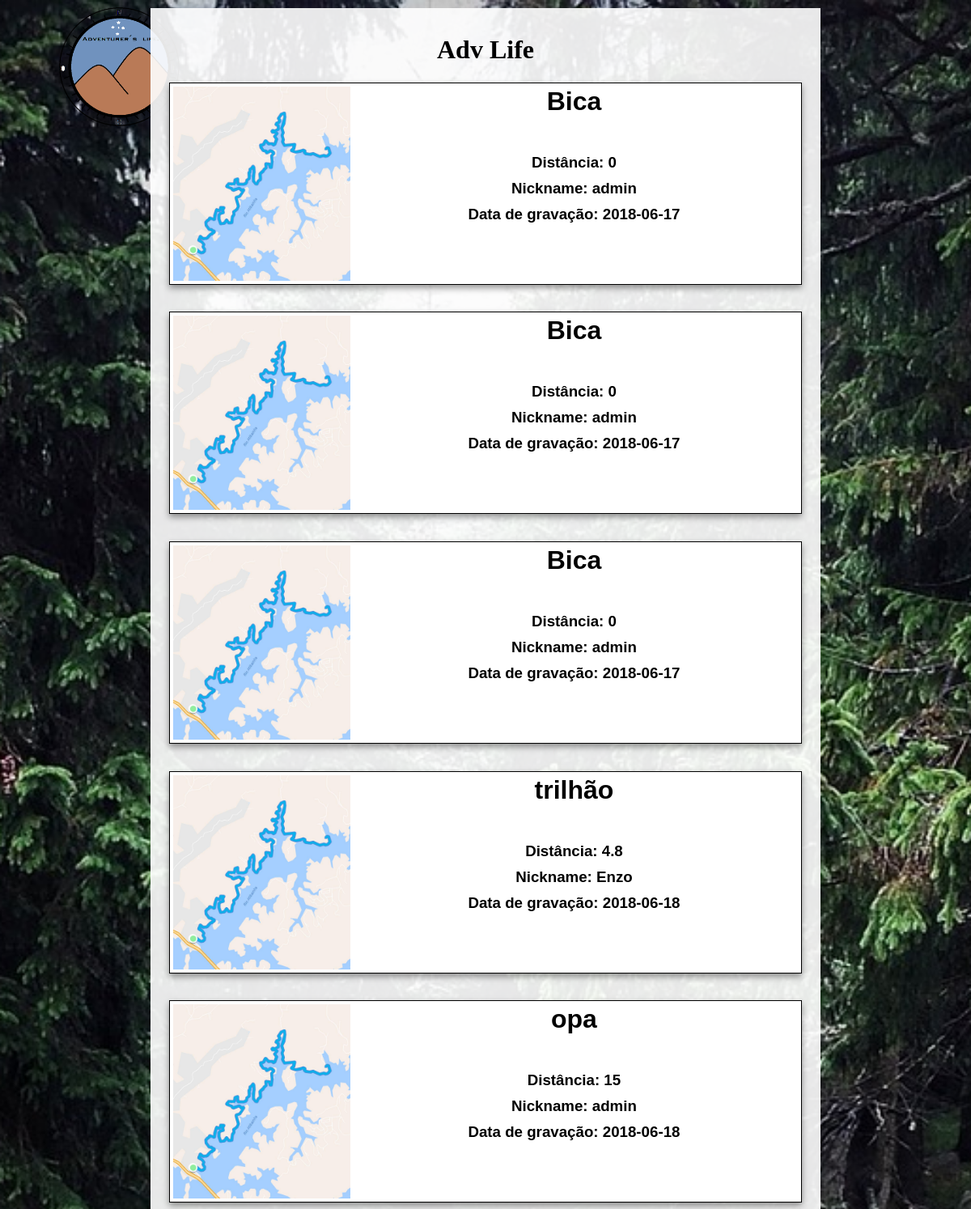
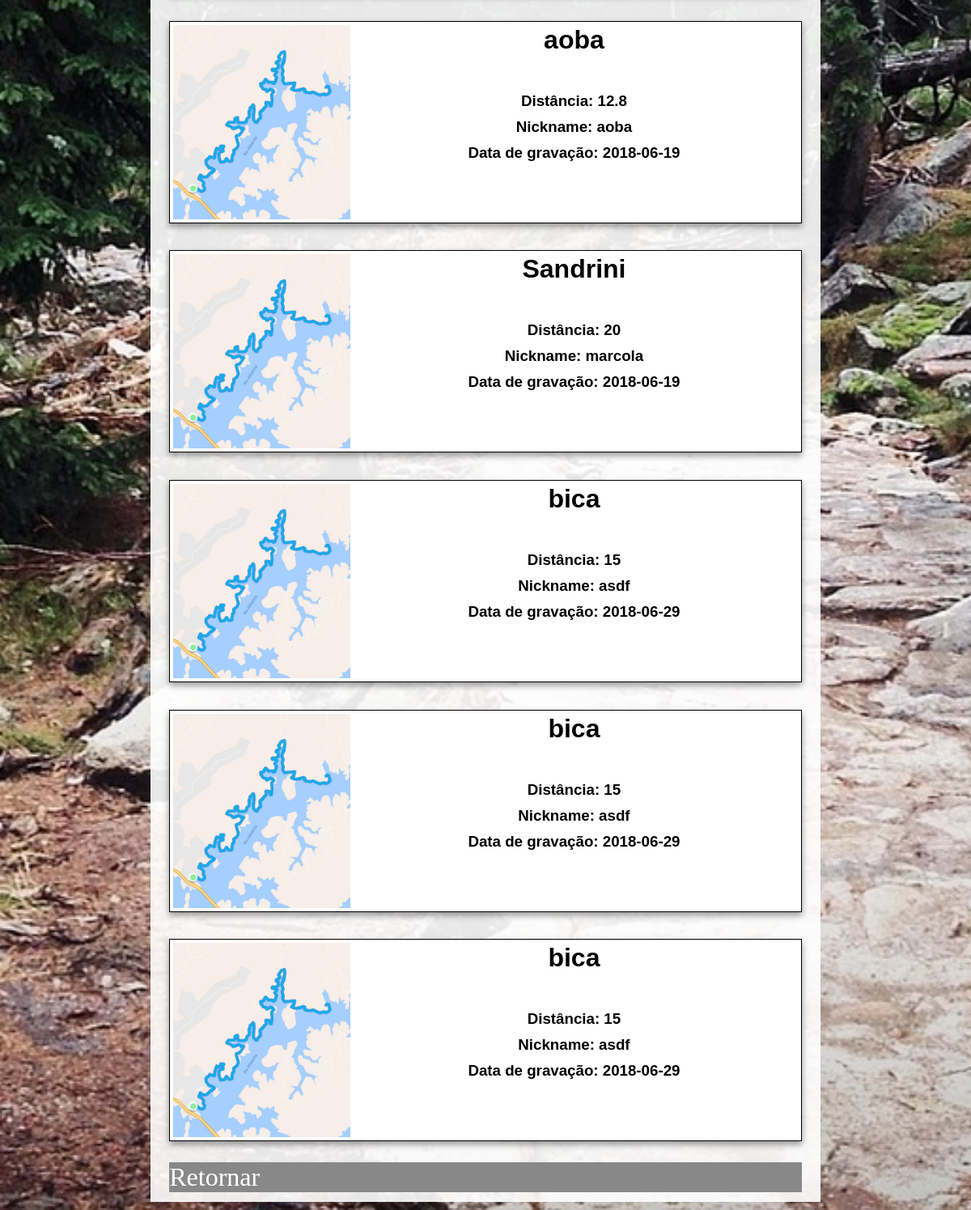
Screenshot of /resultadoPesquisa.php with the database file from the repository (2 pictures, top to bottom).
### tables this page shows
CREATE TABLE IF NOT EXISTS `tbtrilha` (
  `idTrilha` int(11) NOT NULL AUTO_INCREMENT,
  `apelido` varchar(40) NOT NULL,
  `obstaculos` varchar(140) DEFAULT NULL,
  `distancia` double NOT NULL,
  `idmata` smallint(6) DEFAULT NULL,
  `dataGravacao` date NOT NULL,
  `nicknameUsuario` varchar(16) NOT NULL,
  `dificuldade` smallint(6) DEFAULT NULL,
  PRIMARY KEY (`idTrilha`),
  UNIQUE KEY `idTrilha` (`idTrilha`),
  KEY `idmata` (`idmata`),
  KEY `nicknameUsuario` (`nicknameUsuario`)
);

### DAO/trilhaDao.php (called while the page is built, shortened)
<?php
include_once 'classeCrudGenerico.php';
class trilhaDao
{
    private function makeSqlForSearch($array)
    {
        $idTrilha = isset($array['idTrilha']) ? $array['idTrilha'] : null;
        $apelido = isset($array['apelido']) ? $array['apelido'] : null;
        $distMax = isset($array['distMax']) ? $array['distMax'] : null;
        $distMin = isset($array['distMin']) ? $array['distMin'] : null;
        $nickname = isset($array['nickname']) ? $array['nickname'] : null;
        $sql = "select * from tbtrilha where 1 = 1";
        return $sql;
    }
    public function searchTracks($array)
    {
        $sql = $this->makeSqlForSearch($array);
        $crudGenerico = new CrudGenerico();
        $resultado = $crudGenerico->fQuery($sql);
        return $resultado;
    }
}

### DAO/classeCrudGenerico.php (called while the page is built, shortened)
<?php
include("classeConexao.php");
class CrudGenerico {
    public function fQuery($sql){
        $this->conexao = new Conexao();
        $resultado = $this->conexao->executaSQL($sql);
        return $resultado;
    }
}

### DAO/classeConexao.php (called while the page is built, shortened)
<?php
class Conexao extends mysqli
{
    function executaSQL($BD_query){
        $this->BD_query = $BD_query;
        $resultado = $this->query($this->BD_query);
        return $resultado;
    }
}

### public/card.php (the view, shortened to what this page needs)
<div class="card" onclick="redirecionaCard(<?php echo $trilha['idTrilha']; ?>)">
    <div>
    <img class="cardImage" src="../Imagens e coisas de mídia/Trilha.jpeg" alt="imagem da trilha">
    </div>
       <div>
         <h1 class="cardTitle"><?php echo $trilha['apelido']; ?></h1>
         <br><br>
         <h3 class="cardAtribute">Distância: <?php echo $trilha['distancia']; ?></h3>
         <h3 class="cardAtribute">Nickname: <?php echo $trilha['nicknameUsuario']; ?></h3>
         <h3 class="cardAtribute">Data de gravação:  <?php echo $trilha['dataGravacao']; ?></h3>
    </div>
</div>
<br>

### public/resultadoPesquisa.php (shortened to what this page needs)
<?php
include_once'../DAO/trilhaDao.php';
$array = $_GET;
$trilhaDao = new trilhaDao();
$resultado = !isset($_GET['historical']) ? $trilhaDao->searchTracks($array) :
    $trilhaDao->searchHistorical($_SESSION['nicknameUsuario']);
$trilhas = [];
$title = isset($_GET['title']) ? $_GET['title'] : "Adv Life";
for ($i = mysqli_num_rows($resultado); $i > 0; $i--)
{
    $trilhas[] = mysqli_fetch_assoc($resultado);
}
?>
<!DOCTYPE html>
<html>
    <head>
        <link href="style.css" rel="stylesheet" type="text/css" />
        <link rel="stylesheet" type="text/css" href="card.css">
    </head>
    <body>
        <div class="container">
         <h1 class="tituloTelaDeBusca"><?php echo "$title"; ?></h1>
            <?php
               foreach($trilhas as $trilha)
               {
                   include 'card.php';
               }
            ?>
            <a href="Menu.php" class="botaorandom">Retornar</a>
        </div>
    </body>
</html>

### public/style.css (style rules this page uses)
body { background-image: url("../Imagens e coisas de mídia/Imagem1.png"), url("../Imagens e coisas de mídia/fundo.jpg"); background-repeat: no-repeat, no-repeat; background-position: top left, top; background-size: 300px, cover; background-color: #003300; }
.tituloTelaDeBusca { font-family: 'Papyrus'; text-align: center; }
a:link { text-decoration: none; color: white; background-color: #888888; }
* { box-sizing: border-box; }
.container { background-color: rgba(255, 255, 255, 0.9); width: 800px; height: 600px; margin: 10px auto; }
.botaorandom { position: relative; display: inline-block; font-family: 'Papyrus'; font-size: 32px !important; }

### public/card.css (style rules this page uses)
.container { padding: 1% 2%; background-color: rgba(255, 255, 255, 0.9); width: 70%; height: auto; margin: 10px auto; }
.card { position: relative; max-width: 100%; height: 250px; border: 1px black double; background-color:rgba(255, 255, 255, 1); margin: 1% auto; box-shadow: 0 4px 8px 0 rgba(0,0,0,0.4); transition: 0.3s; padding:4px; }
.cardImage { position: relative; height: 240px; width: auto; margin: 0px auto; float: left; }
.cardTitle { font-family: sans-serif; text-align: center; margin: 0px auto; }
.cardAtribute { position: relative; font-family: sans-serif; margin: 10px auto; padding-left: 25%; text-align: center; }
a:link, a:visited, a:hover, a:active { display: block; }

### rows the page displays
tbtrilha: apelido "Bica", distancia "0", nicknameUsuario "admin", dataGravacao "2018-06-17"
tbtrilha: apelido "Bica", distancia "0", nicknameUsuario "admin", dataGravacao "2018-06-17"
tbtrilha: apelido "Bica", distancia "0", nicknameUsuario "admin", dataGravacao "2018-06-17"
tbtrilha: apelido "trilhão", distancia "4.8", nicknameUsuario "Enzo", dataGravacao "2018-06-18"
tbtrilha: apelido "opa", distancia "15", nicknameUsuario "admin", dataGravacao "2018-06-18"
tbtrilha: apelido "aoba", distancia "12.8", nicknameUsuario "aoba", dataGravacao "2018-06-19"
tbtrilha: apelido "Sandrini", distancia "20", nicknameUsuario "marcola", dataGravacao "2018-06-19"
tbtrilha: apelido "bica", distancia "15", nicknameUsuario "asdf", dataGravacao "2018-06-29"
tbtrilha: apelido "bica", distancia "15", nicknameUsuario "asdf", dataGravacao "2018-06-29"
tbtrilha: apelido "bica", distancia "15", nicknameUsuario "asdf", dataGravacao "2018-06-29"

### other values shown
$title "Adv Life"
